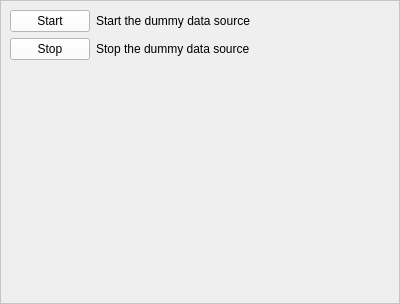
<?xml version="1.0" encoding="UTF-8"?>
<ui version="4.0">
 <class>MainForm</class>
 <widget class="QWidget" name="MainForm">
  <property name="geometry">
   <rect>
    <x>0</x>
    <y>0</y>
    <width>400</width>
    <height>304</height>
   </rect>
  </property>
  <property name="windowTitle">
   <string>Data Source Control</string>
  </property>
  <layout class="QVBoxLayout" name="verticalLayout">
   <property name="margin">
    <number>0</number>
   </property>
   <item>
    <widget class="QFrame" name="outerFrame">
     <property name="palette">
      <palette>
       <active>
        <colorrole role="WindowText">
         <brush brushstyle="SolidPattern">
          <color alpha="255">
           <red>0</red>
           <green>0</green>
           <blue>0</blue>
          </color>
         </brush>
        </colorrole>
        <colorrole role="Button">
         <brush brushstyle="SolidPattern">
          <color alpha="255">
           <red>255</red>
           <green>255</green>
           <blue>255</blue>
          </color>
         </brush>
        </colorrole>
        <colorrole role="Light">
         <brush brushstyle="SolidPattern">
          <color alpha="255">
           <red>255</red>
           <green>255</green>
           <blue>255</blue>
          </color>
         </brush>
        </colorrole>
        <colorrole role="Midlight">
         <brush brushstyle="SolidPattern">
          <color alpha="255">
           <red>255</red>
           <green>255</green>
           <blue>255</blue>
          </color>
         </brush>
        </colorrole>
        <colorrole role="Dark">
         <brush brushstyle="SolidPattern">
          <color alpha="255">
           <red>127</red>
           <green>127</green>
           <blue>127</blue>
          </color>
         </brush>
        </colorrole>
        <colorrole role="Mid">
         <brush brushstyle="SolidPattern">
          <color alpha="255">
           <red>170</red>
           <green>170</green>
           <blue>170</blue>
          </color>
         </brush>
        </colorrole>
        <colorrole role="Text">
         <brush brushstyle="SolidPattern">
          <color alpha="255">
           <red>0</red>
           <green>0</green>
           <blue>0</blue>
          </color>
         </brush>
        </colorrole>
        <colorrole role="BrightText">
         <brush brushstyle="SolidPattern">
          <color alpha="255">
           <red>255</red>
           <green>255</green>
           <blue>255</blue>
          </color>
         </brush>
        </colorrole>
        <colorrole role="ButtonText">
         <brush brushstyle="SolidPattern">
          <color alpha="255">
           <red>0</red>
           <green>0</green>
           <blue>0</blue>
          </color>
         </brush>
        </colorrole>
        <colorrole role="Base">
         <brush brushstyle="SolidPattern">
          <color alpha="255">
           <red>255</red>
           <green>255</green>
           <blue>255</blue>
          </color>
         </brush>
        </colorrole>
        <colorrole role="Window">
         <brush brushstyle="SolidPattern">
          <color alpha="255">
           <red>255</red>
           <green>255</green>
           <blue>255</blue>
          </color>
         </brush>
        </colorrole>
        <colorrole role="Shadow">
         <brush brushstyle="SolidPattern">
          <color alpha="255">
           <red>0</red>
           <green>0</green>
           <blue>0</blue>
          </color>
         </brush>
        </colorrole>
        <colorrole role="AlternateBase">
         <brush brushstyle="SolidPattern">
          <color alpha="255">
           <red>255</red>
           <green>255</green>
           <blue>255</blue>
          </color>
         </brush>
        </colorrole>
        <colorrole role="ToolTipBase">
         <brush brushstyle="SolidPattern">
          <color alpha="255">
           <red>255</red>
           <green>255</green>
           <blue>220</blue>
          </color>
         </brush>
        </colorrole>
        <colorrole role="ToolTipText">
         <brush brushstyle="SolidPattern">
          <color alpha="255">
           <red>0</red>
           <green>0</green>
           <blue>0</blue>
          </color>
         </brush>
        </colorrole>
       </active>
       <inactive>
        <colorrole role="WindowText">
         <brush brushstyle="SolidPattern">
          <color alpha="255">
           <red>0</red>
           <green>0</green>
           <blue>0</blue>
          </color>
         </brush>
        </colorrole>
        <colorrole role="Button">
         <brush brushstyle="SolidPattern">
          <color alpha="255">
           <red>255</red>
           <green>255</green>
           <blue>255</blue>
          </color>
         </brush>
        </colorrole>
        <colorrole role="Light">
         <brush brushstyle="SolidPattern">
          <color alpha="255">
           <red>255</red>
           <green>255</green>
           <blue>255</blue>
          </color>
         </brush>
        </colorrole>
        <colorrole role="Midlight">
         <brush brushstyle="SolidPattern">
          <color alpha="255">
           <red>255</red>
           <green>255</green>
           <blue>255</blue>
          </color>
         </brush>
        </colorrole>
        <colorrole role="Dark">
         <brush brushstyle="SolidPattern">
          <color alpha="255">
           <red>127</red>
           <green>127</green>
           <blue>127</blue>
          </color>
         </brush>
        </colorrole>
        <colorrole role="Mid">
         <brush brushstyle="SolidPattern">
          <color alpha="255">
           <red>170</red>
           <green>170</green>
           <blue>170</blue>
          </color>
         </brush>
        </colorrole>
        <colorrole role="Text">
         <brush brushstyle="SolidPattern">
          <color alpha="255">
           <red>0</red>
           <green>0</green>
           <blue>0</blue>
          </color>
         </brush>
        </colorrole>
        <colorrole role="BrightText">
         <brush brushstyle="SolidPattern">
          <color alpha="255">
           <red>255</red>
           <green>255</green>
           <blue>255</blue>
          </color>
         </brush>
        </colorrole>
        <colorrole role="ButtonText">
         <brush brushstyle="SolidPattern">
          <color alpha="255">
           <red>0</red>
           <green>0</green>
           <blue>0</blue>
          </color>
         </brush>
        </colorrole>
        <colorrole role="Base">
         <brush brushstyle="SolidPattern">
          <color alpha="255">
           <red>255</red>
           <green>255</green>
           <blue>255</blue>
          </color>
         </brush>
        </colorrole>
        <colorrole role="Window">
         <brush brushstyle="SolidPattern">
          <color alpha="255">
           <red>255</red>
           <green>255</green>
           <blue>255</blue>
          </color>
         </brush>
        </colorrole>
        <colorrole role="Shadow">
         <brush brushstyle="SolidPattern">
          <color alpha="255">
           <red>0</red>
           <green>0</green>
           <blue>0</blue>
          </color>
         </brush>
        </colorrole>
        <colorrole role="AlternateBase">
         <brush brushstyle="SolidPattern">
          <color alpha="255">
           <red>255</red>
           <green>255</green>
           <blue>255</blue>
          </color>
         </brush>
        </colorrole>
        <colorrole role="ToolTipBase">
         <brush brushstyle="SolidPattern">
          <color alpha="255">
           <red>255</red>
           <green>255</green>
           <blue>220</blue>
          </color>
         </brush>
        </colorrole>
        <colorrole role="ToolTipText">
         <brush brushstyle="SolidPattern">
          <color alpha="255">
           <red>0</red>
           <green>0</green>
           <blue>0</blue>
          </color>
         </brush>
        </colorrole>
       </inactive>
       <disabled>
        <colorrole role="WindowText">
         <brush brushstyle="SolidPattern">
          <color alpha="255">
           <red>127</red>
           <green>127</green>
           <blue>127</blue>
          </color>
         </brush>
        </colorrole>
        <colorrole role="Button">
         <brush brushstyle="SolidPattern">
          <color alpha="255">
           <red>255</red>
           <green>255</green>
           <blue>255</blue>
          </color>
         </brush>
        </colorrole>
        <colorrole role="Light">
         <brush brushstyle="SolidPattern">
          <color alpha="255">
           <red>255</red>
           <green>255</green>
           <blue>255</blue>
          </color>
         </brush>
        </colorrole>
        <colorrole role="Midlight">
         <brush brushstyle="SolidPattern">
          <color alpha="255">
           <red>255</red>
           <green>255</green>
           <blue>255</blue>
          </color>
         </brush>
        </colorrole>
        <colorrole role="Dark">
         <brush brushstyle="SolidPattern">
          <color alpha="255">
           <red>127</red>
           <green>127</green>
           <blue>127</blue>
          </color>
         </brush>
        </colorrole>
        <colorrole role="Mid">
         <brush brushstyle="SolidPattern">
          <color alpha="255">
           <red>170</red>
           <green>170</green>
           <blue>170</blue>
          </color>
         </brush>
        </colorrole>
        <colorrole role="Text">
         <brush brushstyle="SolidPattern">
          <color alpha="255">
           <red>127</red>
           <green>127</green>
           <blue>127</blue>
          </color>
         </brush>
        </colorrole>
        <colorrole role="BrightText">
         <brush brushstyle="SolidPattern">
          <color alpha="255">
           <red>255</red>
           <green>255</green>
           <blue>255</blue>
          </color>
         </brush>
        </colorrole>
        <colorrole role="ButtonText">
         <brush brushstyle="SolidPattern">
          <color alpha="255">
           <red>127</red>
           <green>127</green>
           <blue>127</blue>
          </color>
         </brush>
        </colorrole>
        <colorrole role="Base">
         <brush brushstyle="SolidPattern">
          <color alpha="255">
           <red>255</red>
           <green>255</green>
           <blue>255</blue>
          </color>
         </brush>
        </colorrole>
        <colorrole role="Window">
         <brush brushstyle="SolidPattern">
          <color alpha="255">
           <red>255</red>
           <green>255</green>
           <blue>255</blue>
          </color>
         </brush>
        </colorrole>
        <colorrole role="Shadow">
         <brush brushstyle="SolidPattern">
          <color alpha="255">
           <red>0</red>
           <green>0</green>
           <blue>0</blue>
          </color>
         </brush>
        </colorrole>
        <colorrole role="AlternateBase">
         <brush brushstyle="SolidPattern">
          <color alpha="255">
           <red>255</red>
           <green>255</green>
           <blue>255</blue>
          </color>
         </brush>
        </colorrole>
        <colorrole role="ToolTipBase">
         <brush brushstyle="SolidPattern">
          <color alpha="255">
           <red>255</red>
           <green>255</green>
           <blue>220</blue>
          </color>
         </brush>
        </colorrole>
        <colorrole role="ToolTipText">
         <brush brushstyle="SolidPattern">
          <color alpha="255">
           <red>0</red>
           <green>0</green>
           <blue>0</blue>
          </color>
         </brush>
        </colorrole>
       </disabled>
      </palette>
     </property>
     <property name="frameShape">
      <enum>QFrame::StyledPanel</enum>
     </property>
     <property name="frameShadow">
      <enum>QFrame::Raised</enum>
     </property>
     <layout class="QFormLayout" name="formLayout">
      <property name="fieldGrowthPolicy">
       <enum>QFormLayout::AllNonFixedFieldsGrow</enum>
      </property>
      <item row="0" column="0">
       <widget class="QPushButton" name="startButton">
        <property name="toolTip">
         <string>Start the dummy data source</string>
        </property>
        <property name="text">
         <string>Start</string>
        </property>
       </widget>
      </item>
      <item row="1" column="0">
       <widget class="QPushButton" name="stopButton">
        <property name="toolTip">
         <string>Stop the dummy data source</string>
        </property>
        <property name="text">
         <string>Stop</string>
        </property>
       </widget>
      </item>
      <item row="0" column="1">
       <widget class="QLabel" name="startLabel">
        <property name="text">
         <string>Start the dummy data source</string>
        </property>
       </widget>
      </item>
      <item row="1" column="1">
       <widget class="QLabel" name="stopLabel">
        <property name="text">
         <string>Stop the dummy data source</string>
        </property>
       </widget>
      </item>
     </layout>
    </widget>
   </item>
  </layout>
 </widget>
 <resources/>
 <connections/>
</ui>
